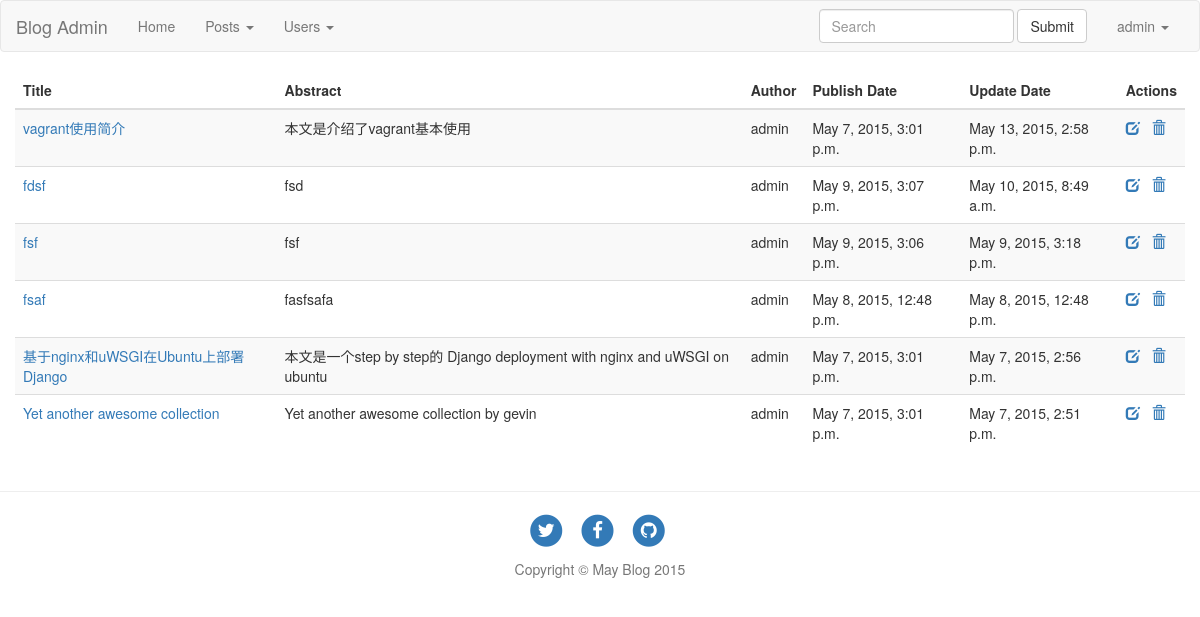
Before: /admin/posts (signed in) with the older database file.
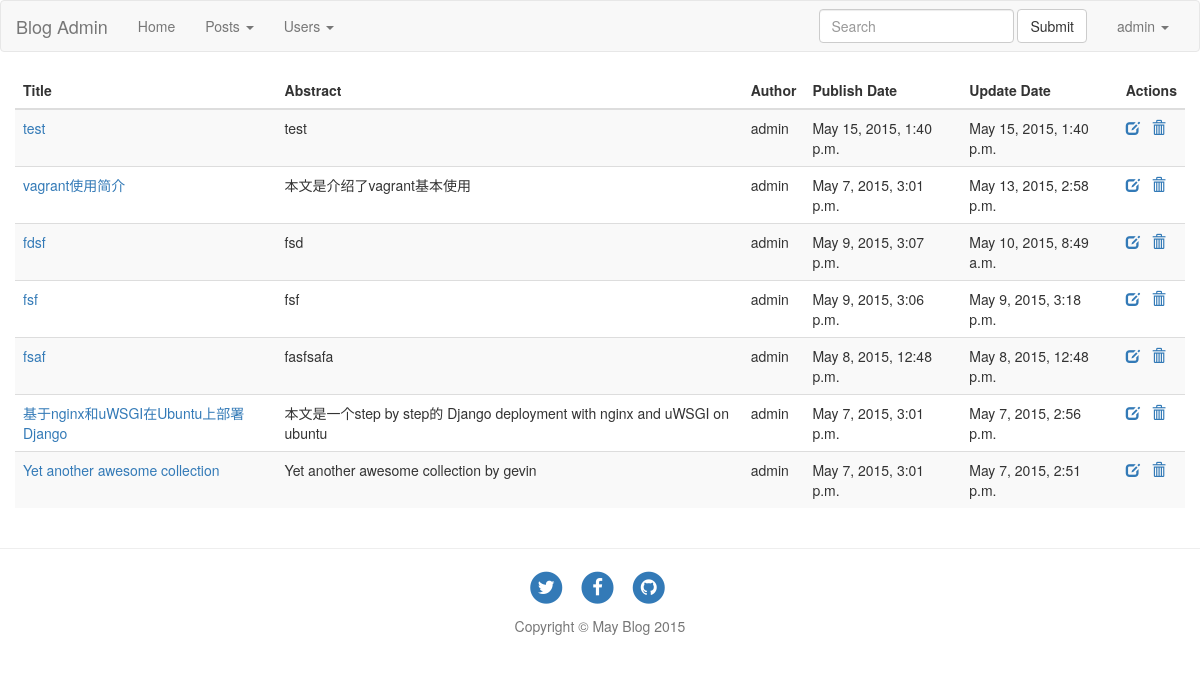
After: the same page with the newer database file.
### main/models.py (models this page shows, shortened)
class Post(models.Model):
    title = models.CharField(max_length=256, default='new blog')
    abstract = models.TextField(null=True, blank=True)
    raw = models.TextField()
    pub_time = models.DateTimeField(auto_now_add=True)
    update_time = models.DateTimeField(auto_now=True)
    content_html = models.TextField()
    author = models.ForeignKey(User)
    tags = models.ManyToManyField('Tag')
    catagory = models.ForeignKey('Catagory', null=True, blank=True)
    is_draft = models.BooleanField(default=False)

### main/views.py (the view)
# urls.py: url(r'^admin/posts$', views.AdminPosts.as_view(), name='admin_posts'),
class AdminPosts(View):
    template_name = 'blog_admin/posts.html'
    @method_decorator(login_required)
    def get(self, request):
        data = {}
        draft = request.GET.get('draft')
        if draft and draft.lower()=='true':
            flag = True
        else:
            flag = False
        posts = models.Post.objects.filter(is_draft=flag)
        posts = posts.order_by('-update_time')
        paginator = Paginator(posts, PER_PAGE_ADMIN)
        page = request.GET.get('page')
        try:
            posts = paginator.page(page)
        except PageNotAnInteger:
            posts = paginator.page(1)
        except EmptyPage:
            posts = paginator.page(paginator.num_pages)
        data['posts'] = posts
        return render(request, self.template_name, data)

### templates/blog_admin/posts.html (shortened to what this page needs)
{% extends "admin_base.html" %}
{% block main %}
{% load bootstrap3 %}
<div class="row">
    <table class="table table-striped">
        <thead>
            <tr>
                <th>Title</th>
                <th>Abstract</th>
                <th>Author</th>
                <th>Publish Date</th>
                <th>Update Date</th>
                <th>Actions</th>
            </tr>
    </thead>
    <tbody>
        {% for post in posts %}
        <tr id="post-{{ post.id }}">
            <td><a href="{% url 'main:post' post.id %}" target="_blank">{{ post.title }}</td>
            <td>{{ post.abstract }}</td>
            <td>{{ post.author }}</td>
            <td>{{ post.pub_time }}</td>
            <td>{{ post.update_time }}</td>
            <td>
                <a href="{% url 'main:admin_edit_post' post.id %}"><span class="glyphicon glyphicon-edit" aria-hidden="true"></span> </a>
                <a href="{% url 'main:admin_delete_post' post.id %}"  class="del-post"><span class="glyphicon glyphicon-trash" aria-hidden="true"></span> </a>
            </td>
        </tr>
        {% endfor %}
    </tbody>
    </table>
</div>
{% endblock %}

Changed rows visible on the page:
added Post: title "test", abstract "test", author "admin", pub_time "May 15, 2015, 1:40 p.m.", update_time "May 15, 2015, 1:40 p.m."
